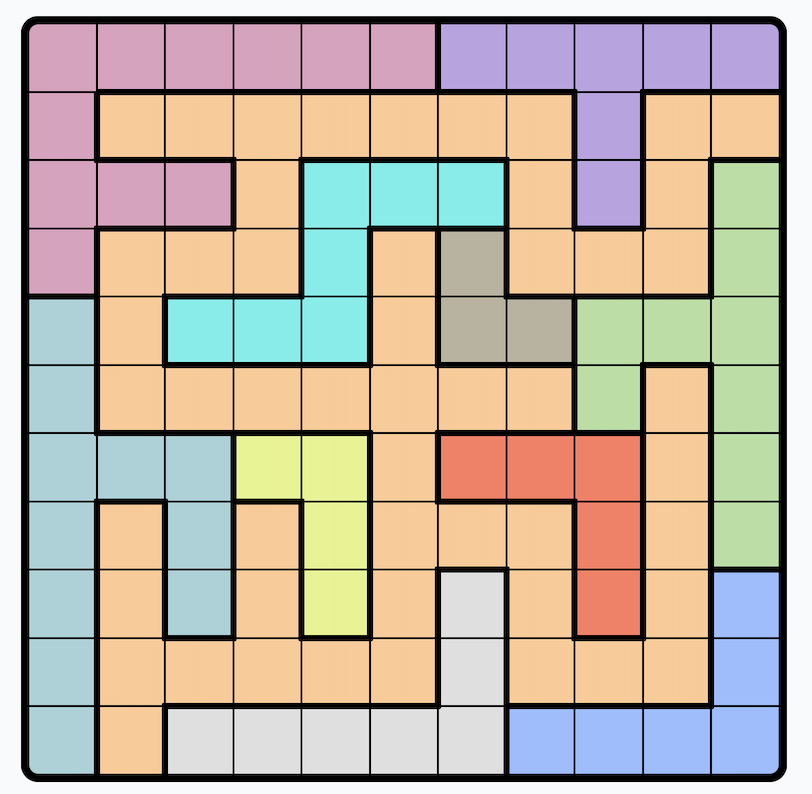
#> input picture queens.png, 812 x 794 px
$ python -i read_file.py   (imports and definitions only)
#> lines starting #> are read from the running program, lines starting #| are printed output that depends on the picture; after the words box and inside, x2 and y2 are one past the last pixel; in counts of white or black regions, pixels touching at a corner belong together
import cv2
import numpy as np
from PIL import Image
from collections import Counter


def color_distance(c1, c2):
    return np.sqrt(np.sum((np.array(c1) - np.array(c2)) ** 2))


# Function to merge similar colors
def merge_similar_colors(grid, tolerance=10):
    unique_colors = []
    color_map = {}

    for row in grid:
        for color in row:
            merged = False
            for unique_color in unique_colors:
                if color_distance(color, unique_color) < tolerance:
                    color_map[color] = unique_color
                    merged = True
                    break
            if not merged:
                unique_colors.append(color)
                color_map[color] = color

    merged_color_grid = [[color_map[color] for color in row] for row in grid]
    return merged_color_grid


def build_grid_for_solver(color_grid, colors):
    grid = []
    for row in color_grid:
        r = []
        for entry in row:
            r.append([colors.index(entry), False])
        grid.append(r)
    return grid


def process_file(image_path):
#> called with image_path = '../queens.png'
    img = Image.open(image_path)
#> img is the input picture: PIL image 812x794 RGBA; mean R, G, B, A 191.1, 179.2, 163.6, 255
    img_np = np.array(img)
    gray = cv2.cvtColor(img_np, cv2.COLOR_BGR2GRAY)
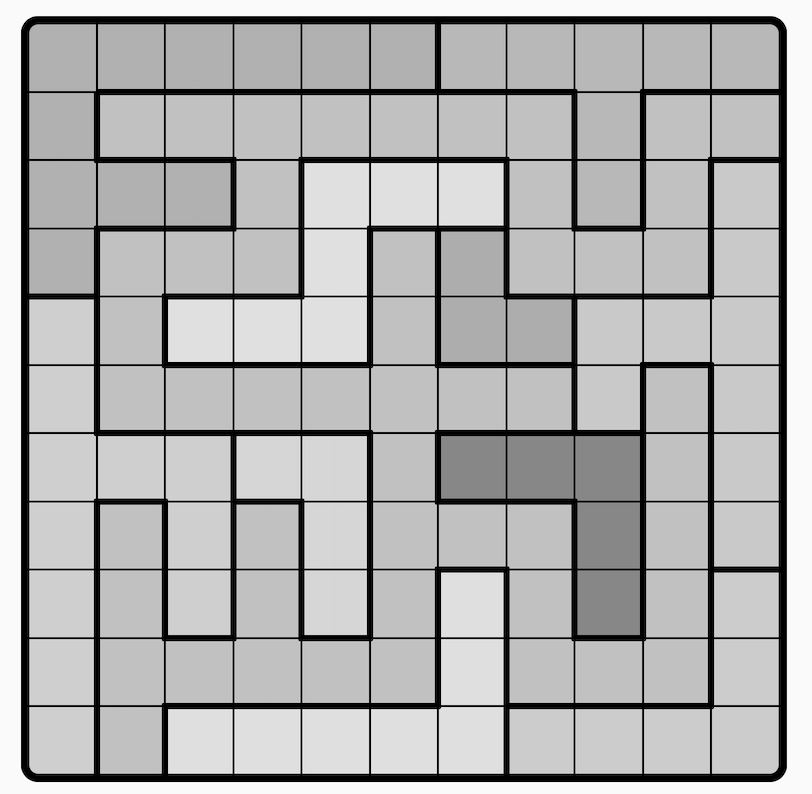
#> gray: shape (794, 812); min 0, max 255, mean 175.8
    edges = cv2.Canny(gray, 50, 150, apertureSize=3)
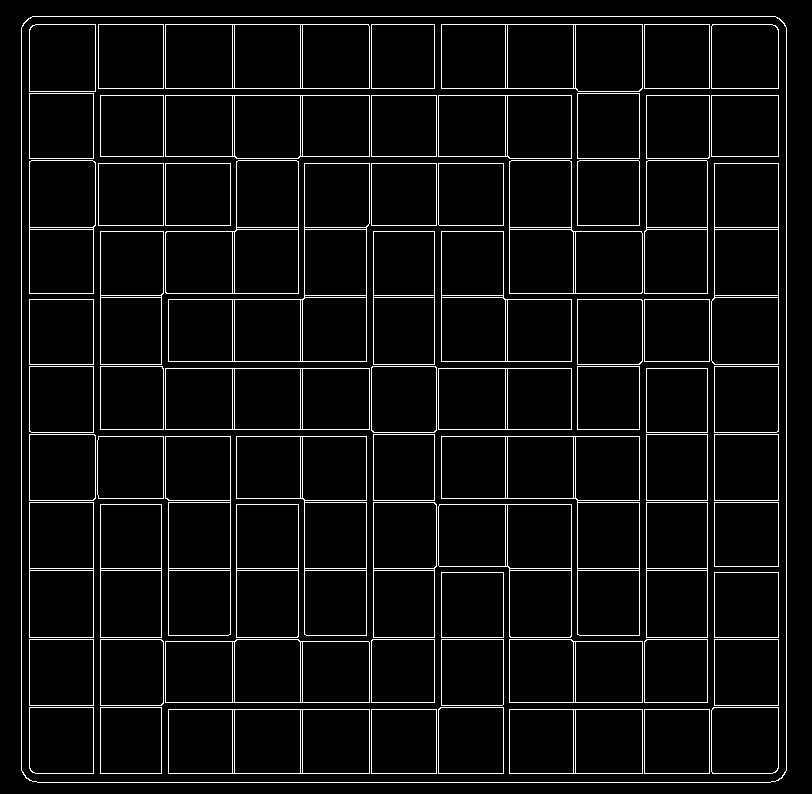
#> edges: shape (794, 812); 5.3% white in thin lines or dots
    black_mask = cv2.inRange(gray, 0, 0)
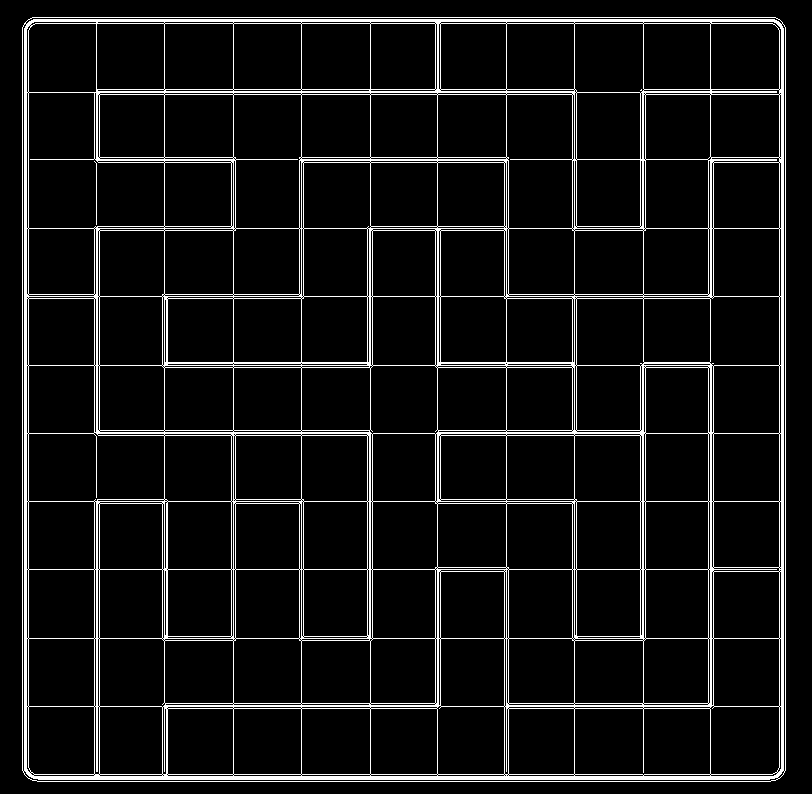
#> black_mask: shape (794, 812); 7.8% white in thin lines or dots
    kernel = np.ones((3, 3), np.uint8)
    black_mask_cleaned = cv2.morphologyEx(black_mask, cv2.MORPH_CLOSE, kernel)
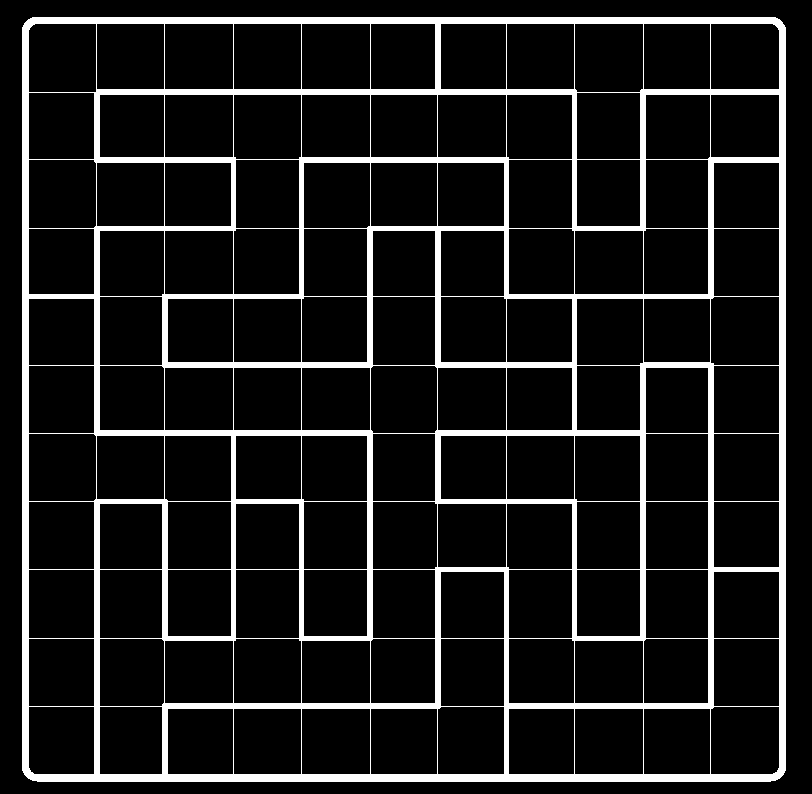
#> black_mask_cleaned: shape (794, 812); 11% white; 1 white region, box (x1, y1, x2, y2) and area: (22, 17, 786, 782) 70963
    black_mask_cleaned = cv2.morphologyEx(black_mask_cleaned, cv2.MORPH_OPEN, kernel)
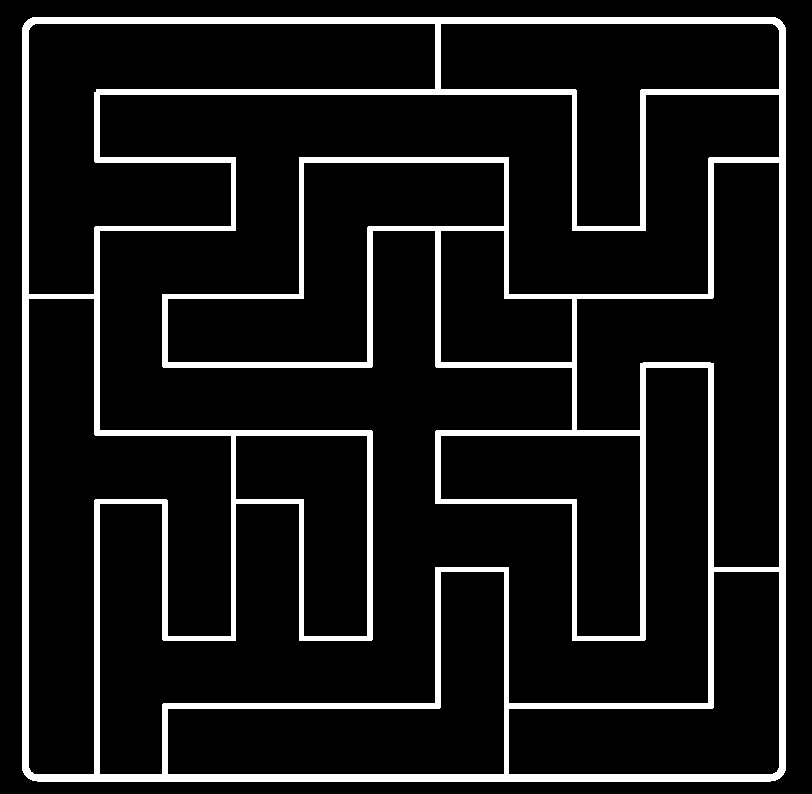
#> black_mask_cleaned: shape (794, 812); 9.9% white; 1 white region

    # Display the cleaned black mask
    # cv2.imshow('Cleaned Black Mask', black_mask_cleaned)
    # cv2.waitKey(0)
    # cv2.destroyAllWindows()
    contours, _ = cv2.findContours(black_mask_cleaned, cv2.RETR_TREE, cv2.CHAIN_APPROX_SIMPLE)
#> contours = 12 contours; largest, box (x1, y1, x2, y2) and area: (22, 17, 786, 782) 582750, (99, 94, 780, 775) 220314, (28, 23, 436, 295) 49144, (28, 298, 232, 775) 48933, (576, 162, 780, 568) 39852
    # print(len(contours))
    # print(edges)
    # contours, _ = cv2.findContours(edges, cv2.RETR_TREE, cv2.CHAIN_APPROX_SIMPLE)
    # # Sort and find the largest rectangle contour which should be the outer border of the grid
    contours = sorted(contours, key=cv2.contourArea, reverse=True)
    grid_contour = contours[0]
#> grid_contour = contour of 44 points, box (x1, y1, x2, y2) (22, 17, 786, 782), area 582750

    x, y, w, h = cv2.boundingRect(grid_contour)
#> x = 22; y = 17; w = 764; h = 765
    size = len(contours) - 1
#> size = 11
    cell_width = w // size
#> cell_width = 69
    cell_height = h // size
#> cell_height = 69

    color_grid = []
    for row in range(size):
        color_row = []
        for col in range(size):
            # Get the color of the center pixel of the square
            center_x = x + int((col + 0.5) * cell_width)
            center_y = y + int((row + 0.5) * cell_height)
            color = tuple(img_np[center_y, center_x][:3])
            color_row.append(color)
        color_grid.append(color_row)
#> after the loop, color_grid = 11 items
    color_grid = merge_similar_colors(color_grid, tolerance=0)
#> the loop in merge_similar_colors, `for row in grid:` made 11 passes
#> after the loop in merge_similar_colors, `for row in grid:`: color_map = 14 items; unique_colors = 121 items, first 6: (214, 163, 190), (214, 163, 190), (213, 163, 189), (214, 163, 189), (214, 163, 190), (213, 163, 189)
#> in merge_similar_colors, `merged_color_grid = [[color_map[color] for color in row] for row in gr..`: merged_color_grid = 11 items

    color_indexes = set()
    for row in color_grid:
        for entry in row:
            color_indexes.add(entry)
#> this loop made 11 passes
#> after the loop, color_indexes = 14 items
    colors = list(color_indexes)
#> colors = [(223, 223, 223), (188, 222, 166), (138, 236, 233), (158, 189, 250), (247, 203, 154), (214, 163, 190), (247, 203, 153), (184, 178, 160), (173, 209, 215), (214, 163, 189), (213, 163, 189), (238, 130, 104), (183, 164, 222), (232, 243, 149)]
    return build_grid_for_solver(color_grid, colors)
#> the loop in build_grid_for_solver, `for row in color_grid:` made 11 passes
#> after the loop in build_grid_for_solver, `for row in color_grid:`: grid = 11 items

>>> result = process_file('../queens.png')
#> result = 11 items
